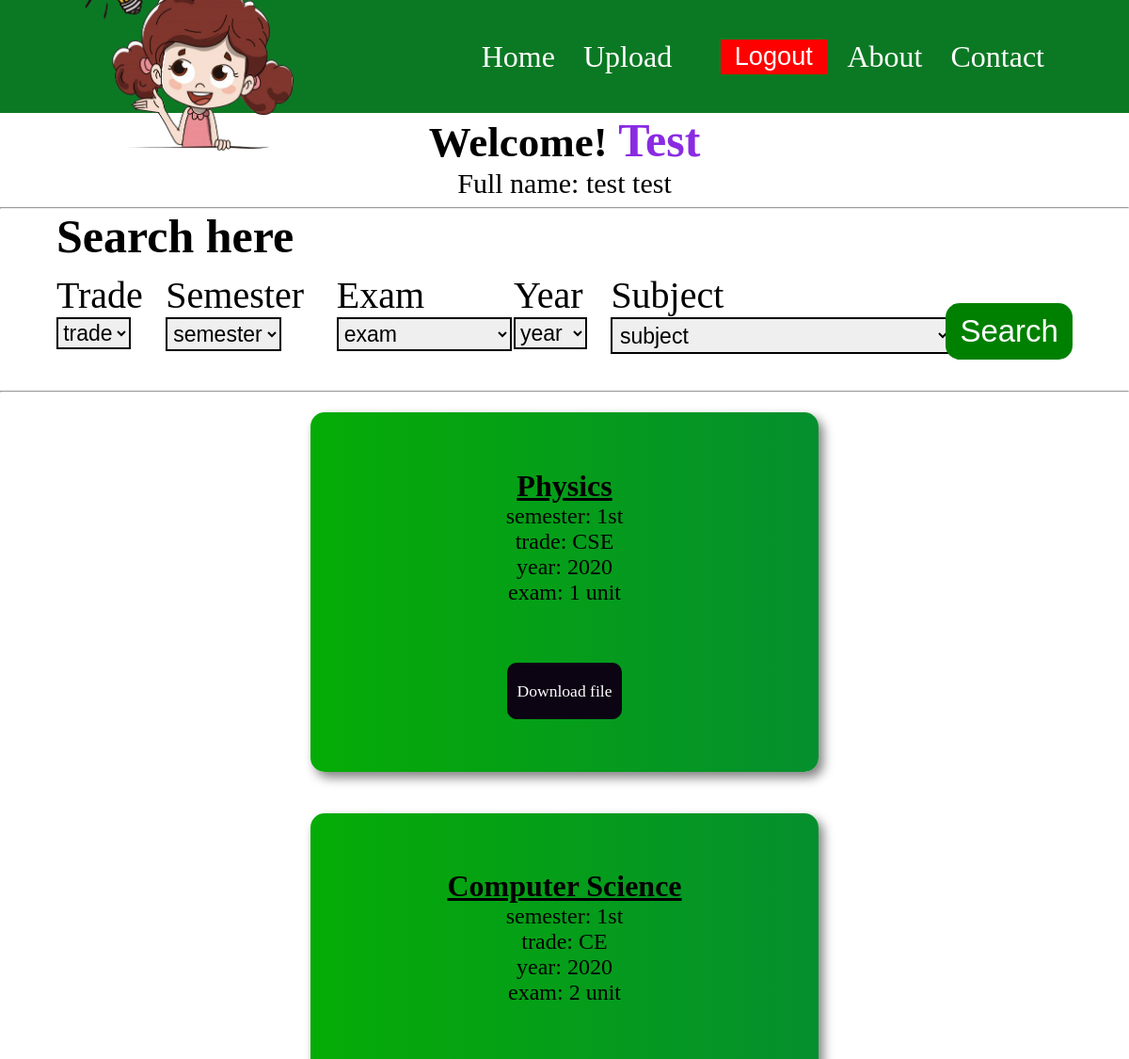
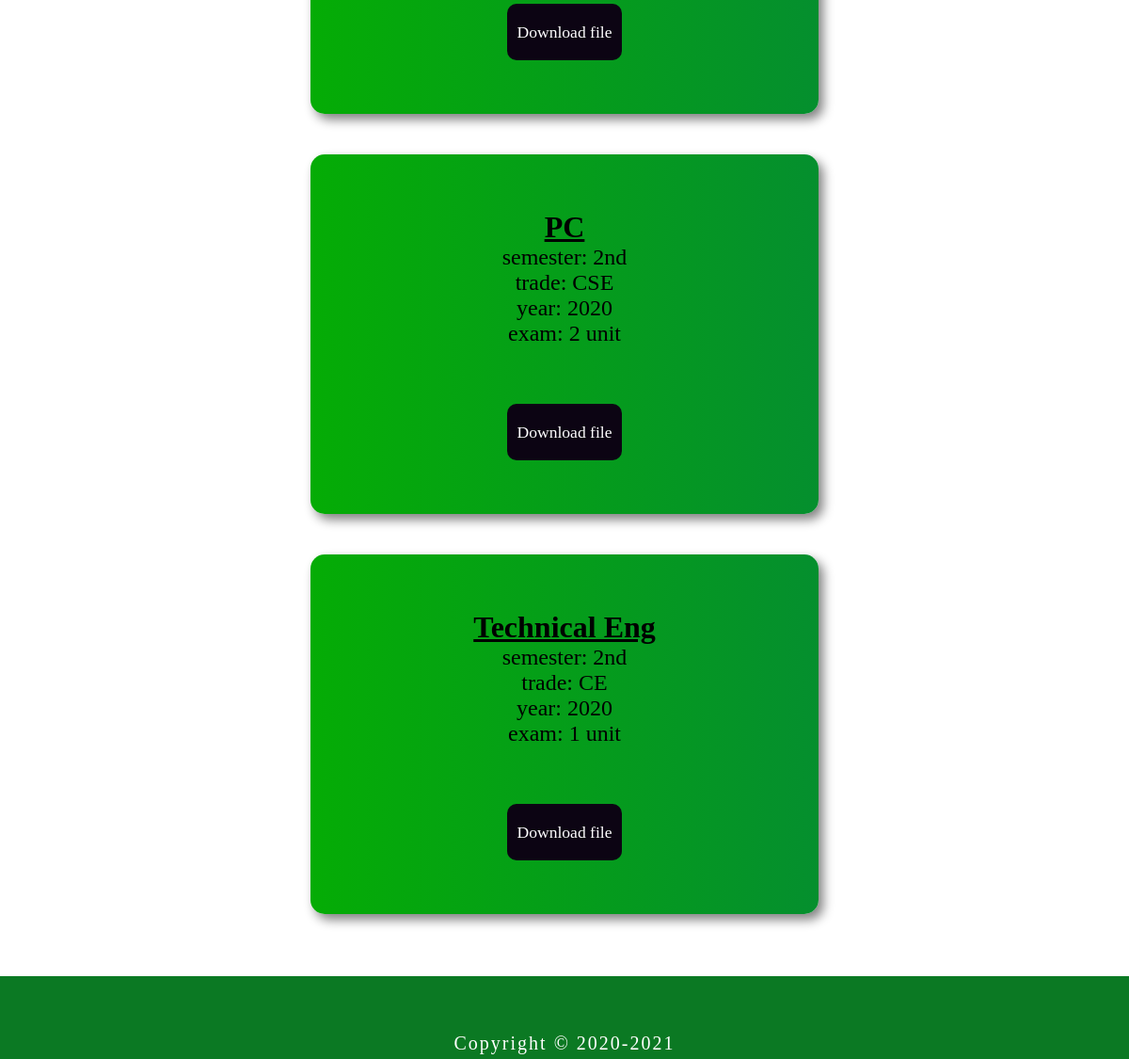
The page / (signed in) on the database its author committed (2 pictures, top to bottom).
### home/models.py (models this page shows, shortened)
class Question(models.Model):
    trade = models.CharField(max_length = 10)
    semester = models.CharField(max_length = 10)
    subject = models.CharField(max_length = 20)
    exam = models.CharField(max_length = 10)
    year_of_exm = models.CharField(max_length = 10)
    file = CloudinaryField(resource_type ='image',folder = 'questions_Qpaper')
    owner = models.ForeignKey(User, on_delete = models.CASCADE)
    date_published = models.DateTimeField()

### home/views.py (the view)
# urls.py: 2. Add a URL to urlpatterns:  path('', views.home, name='home')
def home(r):
   if r.method == 'GET':
       fiels = Question.objects.all().order_by('-date_published')
       yr = Year.objects.all()
       return render(r,'index.html',{'fiels':fiels,'yr':yr,'sems':sem_choices,'trades':trade_choices,'exm':exm_choices,'subject':subject_choices})

### account/emailbackend.py (called while the page is built)
    def get_user(self,user_id):
        try:
            return User.objects.get(pk = user_id)
        except User.DoesNotExist:
            return None

### home/templates/index.html (shortened to what this page needs)
{% extends 'base.html' %}
  {% load static%}
  {% block style%}
<link rel="stylesheet" href="{% static 'css/index.css' %}" />
{% endblock %}
{% block search %}
<section id="search">
  <div class="search-container">
    <h2>Search here</h2>
    <form class="" action="{% url 'home:search' %}" method="get">
      <div class="row-search">
        <div class="col">
          <label for="">Trade</label>
          <select class="" name="trade_sec">
            <option selected="true" disabled="true">TRADE</option>
          </select>
        </div>
        <div class="col">
          <label for="">Semester</label>
          <select class="" name="sem_sec">
            <option selected="true" disabled="true">SEMESTER</option>
          </select>
        </div>
        <div class="col">
          <label for="">Exam</label>
          <select class="" name="exm">
            <option selected="true" disabled="true">EXAM</option>
          </select>
        </div>
        <div class="col">
          <label for="">Year</label>
          <select class="" name="year_sec">
            <option selected="true" disabled="true">Year</option>
          </select>
        </div>
        <div class="col">
          <label for="">Subject</label>
          <select class="" name="sub_sec">
            <option selected="true" disabled="true">Subject</option>
          </select>
        </div>
        <div class="search-btn-container">
          <input type="submit" name="" value="Search" class="btn" />
        </div>
      </div>
    </form>
  </div>
</section>
<hr />
{% endblock %}
{% block content %}
 <section id="files">
  <div class="files-container">
 {% if fiels %}
 {% for i in fiels %}
 <a class="detail-link" href="{% url 'home:detail' i.id %}">
     <div class="card-container">
       <div class="card-body">
           <ul>
             <h3>{{i.subject}}</h3>
             <li>semester: {{i.semester}}</li>
             <li>trade: {{i.trade}}</li>
             <li>year: {{i.year_of_exm}}</li>
             <li>exam: {{i.exam}}</li>
           </ul>
       </div>
       <div class="card-download">
              <a class="card-btn" href="{{i.file.url}}" target="_blank">Download file</a>
       </div>
     </div>
    </a>
     {% endfor %}
  {% else %}
  <div class="no-files">
    <h3>No files yet!!! You can upload or let your friends upload</h3>
  </div>
  {% endif %}
  </div>
 </section>
{% endblock %}

### home/templates/base.html (shortened to what this page needs)
<!DOCTYPE html>
{% load static %}
<html lang="en">
<head>
    <link rel="stylesheet" href="{% static 'css/base.css' %}">
    {% block style%}
    {% endblock %}
</head>
<body>
<header>
  <div class="header-container">
    <div class="logo-container">
      <a href="{% url 'home:home' %}"><img src="{% static 'images/logo.png' %}" alt="logo for qpaper mit "></a>
    </div>
    <nav class="navbar">
      <ul class="items">
        <li class="item"><a href="{% url 'home:home' %}">Home</a></li>
        {% if user.is_authenticated %}
        <li class="item"><a href="{% url 'home:upload' %}">Upload</a></li>
        <form class="lg-form" method="post" action="{% url 'account:logout_user' %}">
          <input class="item log-lg" type="submit" value="Logout">
      </form>
        {% else %}
        <li class="item"><a href="{% url 'account:signin_user' %}">Login</a></li>
        <li class="item"><a href="{% url 'account:signup_user' %}">Register</a></li>
        {% endif %}
        <li class="item"><a href="{% url 'home:aboutpage' %}">About</a></li>
        <li class="item"><a href="{% url 'home:contactme' %}">Contact</a></li>
      </ul>
    </nav>
  </div>
</header>
<section class="welcome">
  {% if user.is_authenticated %}
  <h3>Welcome!<span> {{user.username}}</span></h3>
    {% if user.first_name and  user.last_name %}
    <p>Full name: {{user.first_name}} {{user.last_name}}</p>
    {% else %}
    <p>Full name: No full name registered</p>
    {% endif %}
  {% else %}
  <h1>Login to share Questions and Answers</h1>
  {% endif %}
</section>
   <hr>
   {% block search %}
   {% endblock %}
   {% block content %}
   {% endblock %}
<section id="footer">
<footer>
  <p>Copyright &copy 2020-2021</p>
</footer>
</section>
</body>
</html>

### static/css/base.css (style rules this page uses)
* { padding: 0; margin: 0; box-sizing: border-box; }
body { background-image: linear-gradient(90deg, white,grey,0.6); height: 100%; }
header { width: 100%; background-color: rgb(11, 121, 35); }
.header-container { width: 90%; height: 15vh; margin: auto; display: flex; justify-content: center; align-items: center; }
.logo-container,nav,.items,.menu { display: flex; }
.logo-container { flex: 1; align-items: center; justify-content: flex-start; }
.logo-container img { width: 160px; cursor: pointer; }
.navbar { display: none; justify-content: flex-end; flex: 2; align-items: center; justify-content: center; width: 100%; }
.items { width: 100%; list-style: none; justify-content: flex-end; }
.item { display: inline-block; margin-right: 30px; }
.item a { color: #000; text-decoration: none; font-size: 100%; }
.welcome { width: 100%; height: 100px; text-align: center; background-color: transparent; }
.welcome h3 { font-size: 45px; }
.welcome span { font-size: 50px; color: blueviolet; text-transform: capitalize; }
.welcome p { font-size: 30px; }
#footer { width: 100%; height: 8vh; background-color: rgb(11, 121, 35); margin-top: 45px; }
#footer footer { text-align: center; padding: 5% 0 0; margin-bottom: 0; }
#footer footer p { color: white; font-size: 20px; letter-spacing: 2px; }
@media screen and (min-width:999px) { .navbar { display: flex; } }
@media screen and (min-width:999px) { .logo-container img { width: 70%; } }
@media screen and (min-width:999px) { #footer { height: 11vh; } }
@media screen and (min-width:999px) { .navbar .items .item a { font-size: 2rem; color: #fff; font-weight: lighter; } }
@media screen and (min-width:999px) { .log-lg { height: 100%; width: 100%; background-color: red; color: #fff; font-size: 1.7rem; border: none; outline: none; } }
@media screen and (min-width:999px) { .lg-form { margin: 0 3%; } }

### static/css/index.css (style rules this page uses)
* { box-sizing: border-box; padding: 0; margin: 0; }
.row-search { height: 100%; display: flex; flex-direction: column; align-items: flex-start; justify-content: center; }
.col label { font-size: 40px; }
.col select { font-size:23px; text-transform: lowercase; padding: 1%; border: 2px solid black; }
#search { width: 100%; height: 100%; position: relative; }
.search-container { width: 90%; height: 100%; margin: auto; }
.search-container h2 { font-size: 50px; margin-bottom: 10px; }
.search-btn-container { margin-top: 3%; width: 200px; height: 60px; margin-bottom: 3%; }
.search-btn-container .btn { width: 100%; height: 100%; font-size: 33px; border-radius: 15px; color: #fff; background-color: green; border: none; outline: none; cursor: pointer; }
#files { width: 100%; height: 100%; }
.files-container { width: 90%; margin: auto; height: 100%; display: flex; justify-content: space-around; align-items: center; flex-direction: column; }
.detail-link { text-decoration: none; color: #000; width: 100%; }
.card-container { border: none; border-radius: 15px; background-image: linear-gradient(90deg,rgb(5, 172, 5),rgb(5, 143, 46)); box-shadow: 5px 6px 12px grey; width: 80%; height: 30vh; text-align: center; display: flex; justify-content: center; flex-direction: column; align-items: center; padding-bottom: 7%; margin: 2% 2% ; padding-top: 3%; }
.card-body { width: 100%; height: 100%; padding: 5%; margin-bottom: 3%; cursor: pointer; }
a { font-size: 33px; list-style: none; text-decoration: none; }
.card-body ul li { font-size: 37px; list-style: none; text-decoration: none; }
.card-body ul h3 { font-size: 43px; color:rgb(0, 0, 0); text-decoration: underline; }
.card-download { width: 100%; height: 100%; margin-top: 7%; }
.card-btn { width: 100%; padding: 20px 10px; border-radius: 10px; background-color: rgb(12, 4, 19); color: #fff; }
@media screen and (min-width:550px) { .card-container { width: 50%; height: auto; } }
@media screen and (min-width:550px) { .card-body ul h3 { font-size: 2rem; } }
@media screen and (min-width:550px) { .card-body ul li { font-size: 1.5rem; list-style: none; text-decoration: none; } }
@media screen and (min-width:550px) { .card-download a { font-size: 1.1rem; list-style: none; text-decoration: none; } }
@media screen and (min-width:999px) { .row-search { height: 100%; display: flex; flex-direction: row; align-items: flex-start; justify-content: space-around; } }

### rows shown on the page
Question: subject "Physics", semester "1st", trade "CSE", year_of_exm "2020", exam "1 unit"
Question: subject "Computer Science", semester "1st", trade "CE", year_of_exm "2020", exam "2 unit"
Question: subject "PC", semester "2nd", trade "CSE", year_of_exm "2020", exam "2 unit"
Question: subject "Technical Eng", semester "2nd", trade "CE", year_of_exm "2020", exam "1 unit"

### other values the page prints
{{ user.username }} "Test"
{{ user.first_name }} "test"
{{ user.last_name }} "test"
